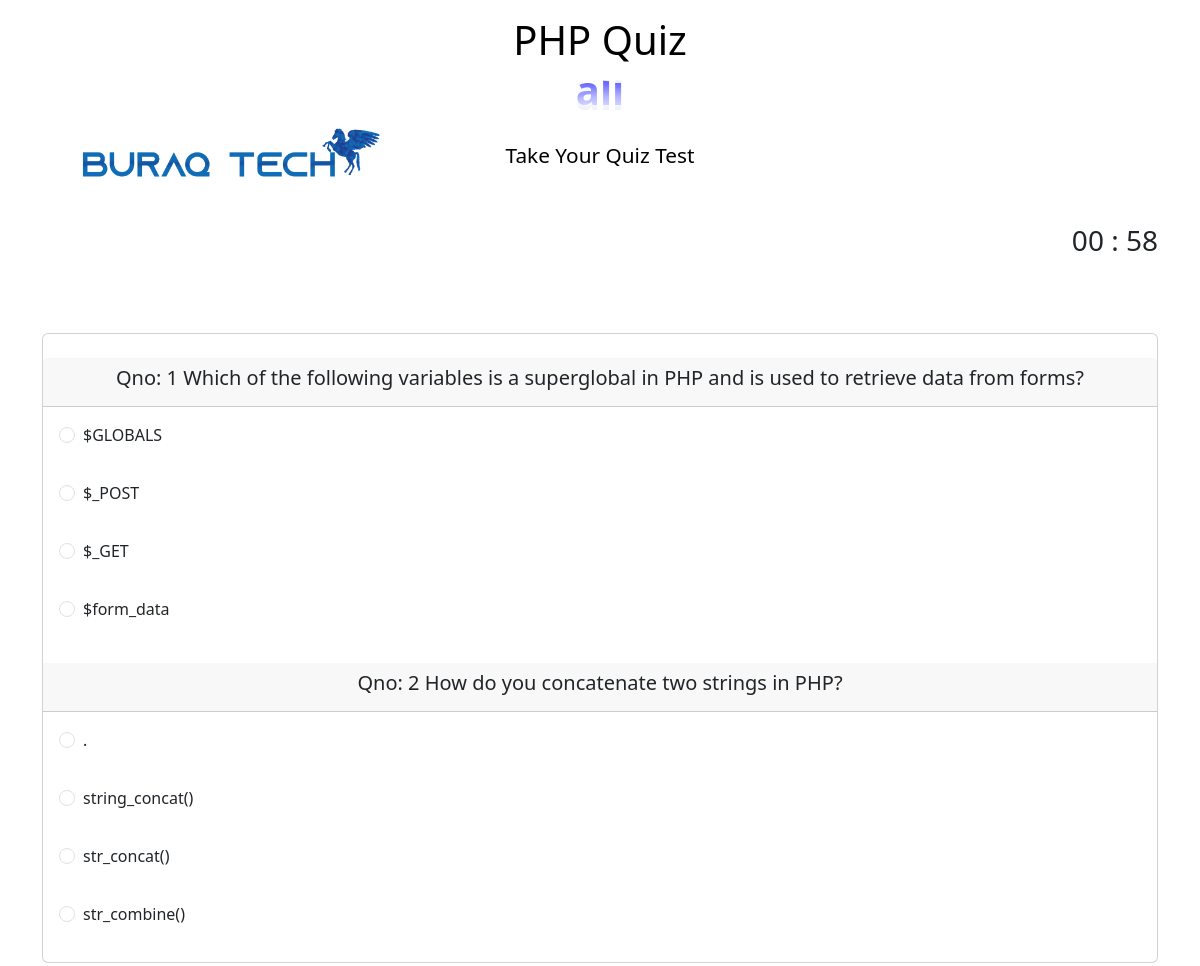
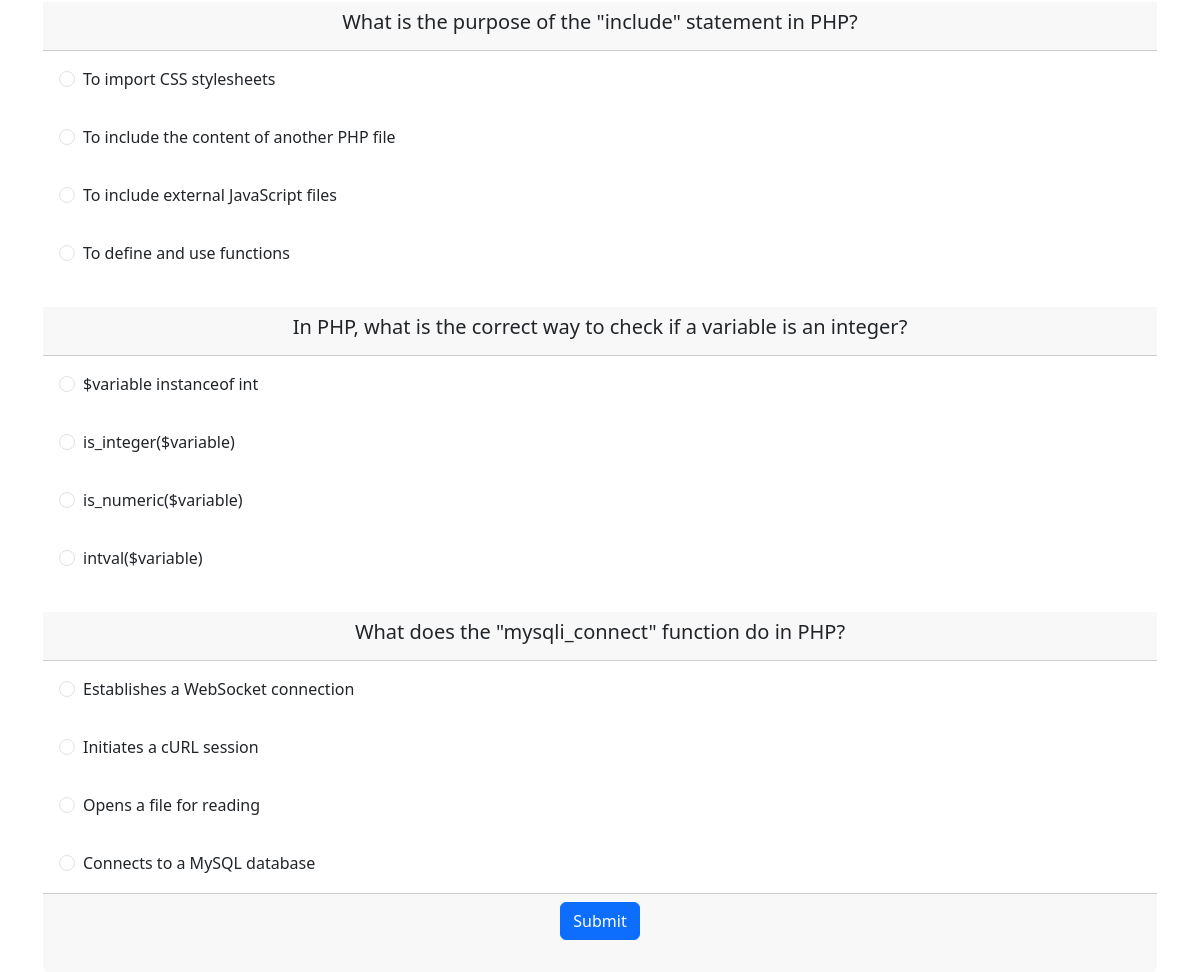
Page /quiz.php (signed in) on the committed database (2 pictures, top to bottom).
### tables this page shows
CREATE TABLE `question` (
  `id` int(225) NOT NULL,
  `question` varchar(225) NOT NULL,
  `aid` varchar(225) NOT NULL
);

CREATE TABLE `answer` (
  `aid` int(225) NOT NULL,
  `answer` varchar(225) NOT NULL,
  `ans_id` varchar(225) NOT NULL
);

### quiz.php (the view, shortened to what this page needs)
<?php
include ("config.php");
?>
<!DOCTYPE html>
<html lang="en">
<head>
  <link rel="stylesheet" href="https://cdn.jsdelivr.net/npm/bootstrap@5.3.0/dist/css/bootstrap.min.css">
</head>
<body class="translate='no'"  onload="timeout()">
 <div class="logo">
  <img src="images/buraq-tech-logo.png" alt="" srcset="">
 </div>
  <div class="container text-center mt-3">
    <h1 class="mb-4 text-black">PHP Quiz</h1>
    <form action="result.php" id="form1" method="post">
    <svg viewbox="0 0 100 20">
   <defs>
    <lineargradient id="gradient" x1="0" x2="0" y1="0" y2="1">
     <stop offset="5%" stop-color="blue" />
     <stop offset="55%" stop-color="white" />
     <stop offset="95%" stop-color="blue" />
    </lineargradient>
    <pattern id="wave" x="0" y="0" width="120" height="20" patternunits="userSpaceOnUse">
     <path id="wavePath" d="M-40 9 Q-30 7 -20 9 T0 9 T20 9 T40 9 T60 9 T80 9 T100 9 T120 9 V20 H-40z" mask="url(#mask)" fill="url(#gradient)">
      <animatetransform attributeName="transform" begin="0s" dur="1.5s" type="translate" from="0,0" to="40,0" repeatCount="indefinite" />
     </path>
    </pattern>
   </defs>
   <text text-anchor="middle" x="50" y="13" font-size="8" fill="url(#wave)" fill-opacity="0.6">
    <?php echo $_SESSION['name'];?>
   </text>
   <text text-anchor="middle" x="50" y="14" font-size="8" fill="url(#gradient)" fill-opacity="0.1">
 <?php echo $_SESSION['name'];?>
   </text>
  </svg>
  <br>
  <span class="sec">Take Your Quiz Test</span>
  <div id="time" class="time mt-5 text-end fs-3">time out</div>
  <br>
<div class="card mt-5">
<form action="#" method="post" id="time">
<?php
 for ($i=1; $i<6; $i++){
 $sql = "select *from question where id=$i";
 $data = mysqli_query($conn,$sql);
 while($row = mysqli_fetch_assoc($data)){
  ?>
  <div class="card-header mt-4"><h5><?php echo $row['question']?></h5></div>
  <?php
  }
  $sql = "select *from answer where ans_id=$i";
 $data = mysqli_query($conn,$sql);
 while($row = mysqli_fetch_assoc($data)){
  ?>
  <div class="card-body">
  <span class="form-check" style="float:left">
  <input type="radio"class="form-check-input" id="flexCheckIndeterminate" name='check[<?php echo $row['ans_id']; ?>]'
   value="<?php echo $row['aid']?>"><?php echo $row['answer']?></span></div>
<?php
}}?>
    <div class="card-footer text-center">
	<input type="submit" name = "sub"  class="btn btn-primary"><br><br>
  </div>
  </form>
  </div>
      </div>
</body>
</html>

### quiz.php (style rules this page uses)
svg { font-weight:bold; max-width:500px; height:auto; margin-top: -3rem; }
.sec { font-size : 1.3rem; color: black; }
.logo img { width : 300px; margin : 7rem 5rem; position : absolute; }
.container .card { height : 630px; margin-top: -1rem; }
.time { margin-top: -1rem; }

### rows in the picture
question: question "Qno: 1 Which of the following variables is a superglobal in PHP and is used to retrieve data from forms?"
answer: answer "$GLOBALS"
answer: answer "$_POST"
answer: answer "$_GET"
answer: answer "$form_data"
question: question "Qno: 2 How do you concatenate two strings in PHP?"
answer: answer "."
answer: answer "string_concat()"
answer: answer "str_concat()"
answer: answer "str_combine()"
question: question "What is the purpose of the \"include\" statement in PHP?"
answer: answer "To import CSS stylesheets"
answer: answer "To include the content of another PHP file"
answer: answer "To include external JavaScript files"
answer: answer "To define and use functions"
question: question "In PHP, what is the correct way to check if a variable is an integer?"
answer: answer "$variable instanceof int"
answer: answer "is_integer($variable)"
answer: answer "is_numeric($variable)"
answer: answer "intval($variable)"
question: question "What does the \"mysqli_connect\" function do in PHP?"
answer: answer "Establishes a WebSocket connection"
answer: answer "Initiates a cURL session"
answer: answer "Opens a file for reading"
answer: answer "Connects to a MySQL database"

### other values in the picture
$_SESSION['name'] "ali"
